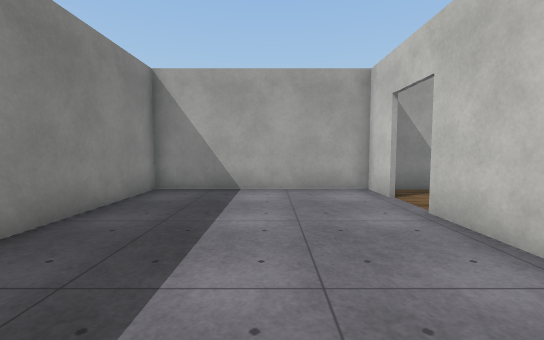
view 1 (above)

16 first-person views from a walk through a 3-D level made in the Unity game engine. The camera is 1.3 m above the floor, tilts 4° down and sees 90° across. Doors are open. The floor is counted in squares, 1 m on a side. Each view is taken from the middle of a square. On the plan, view 1 faces up. The plan holds only what a view shows up to about 13 squares ahead; the rest is blank. The place goes on beyond the plan. The player character is not drawn. Surface patterns are stand-ins for the level's own textures.

view 2
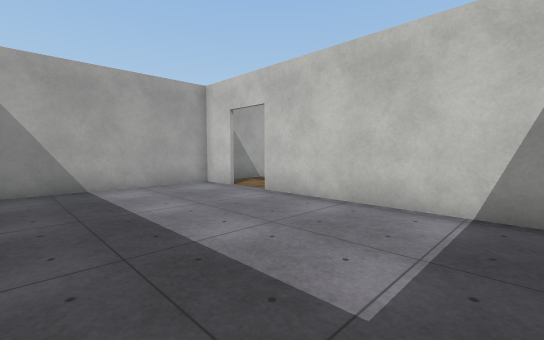

view 3
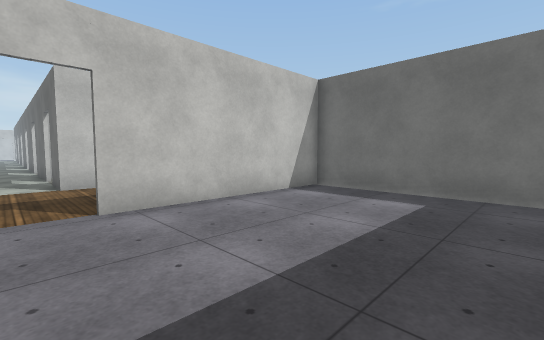

view 4
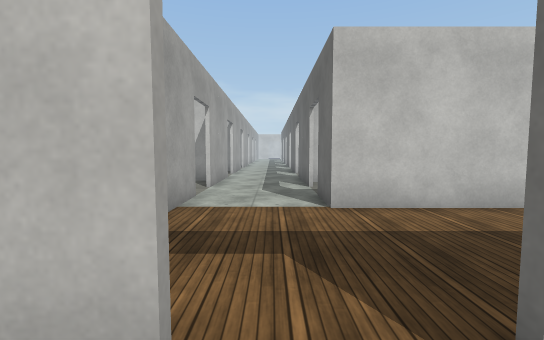

view 5
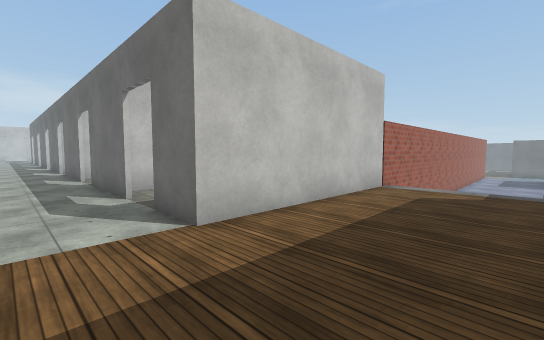

view 6
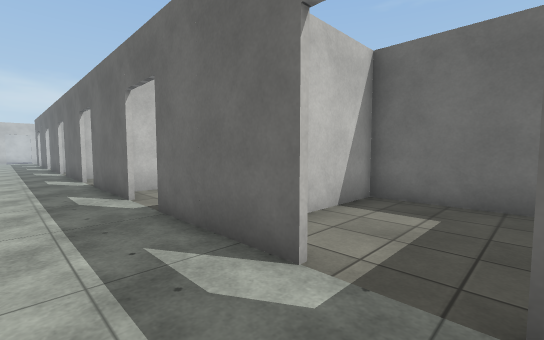

view 7
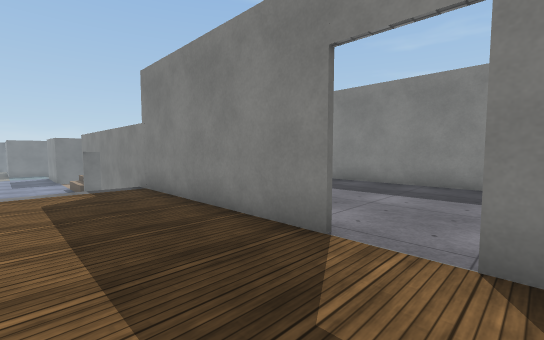

view 8
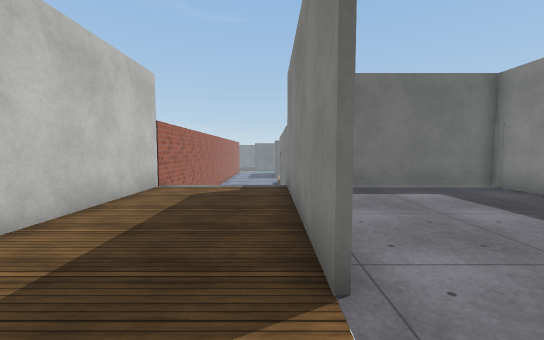

view 9
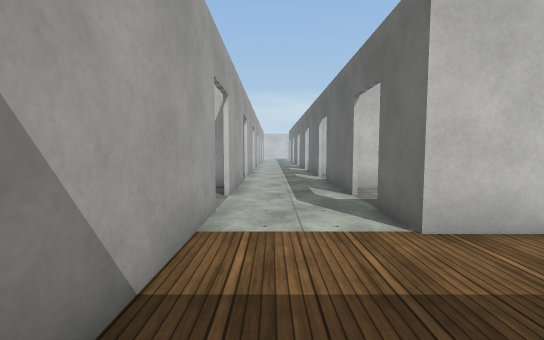

view 10
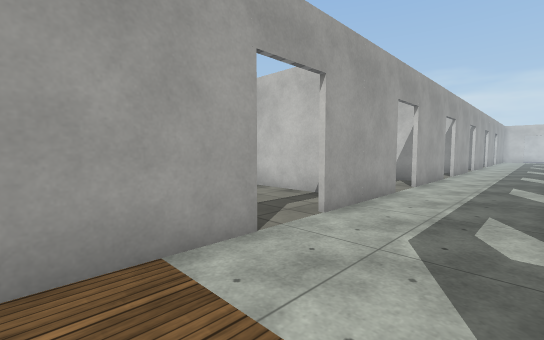

view 11
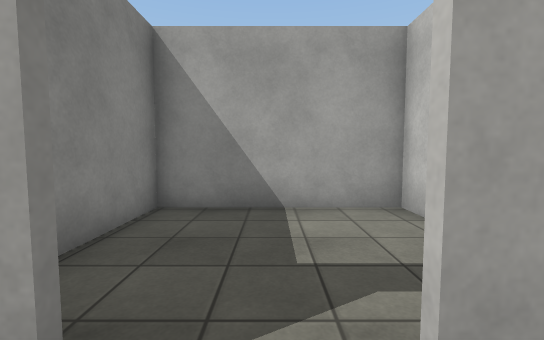

view 12
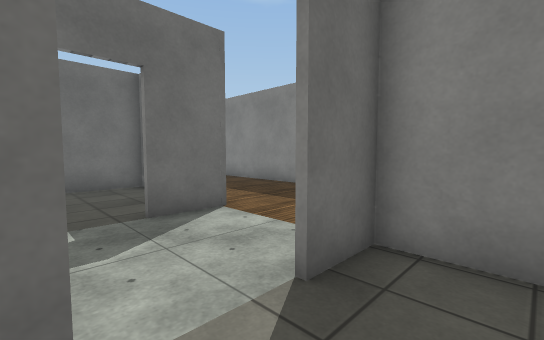

view 13
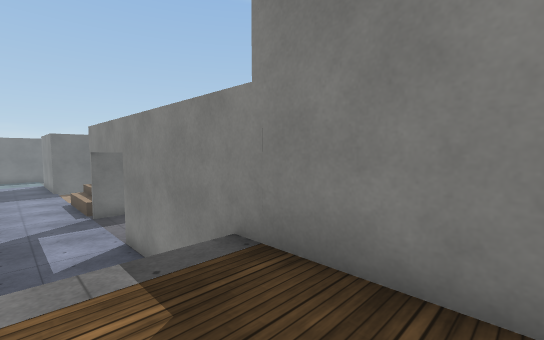

view 14
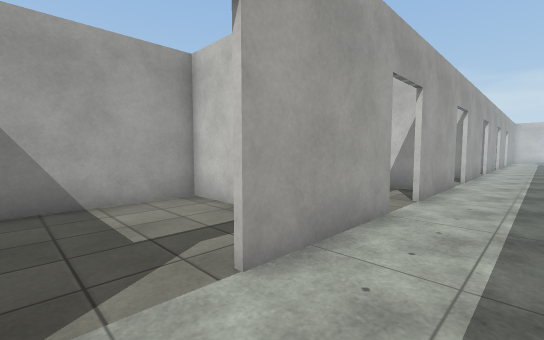

view 15
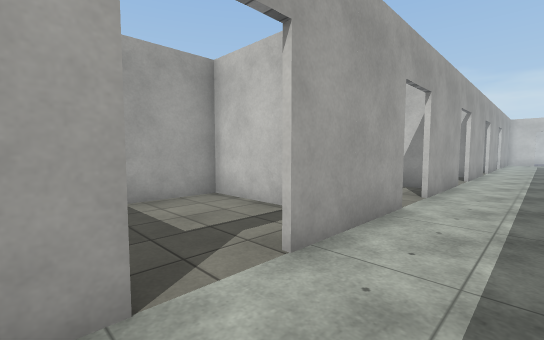

view 16
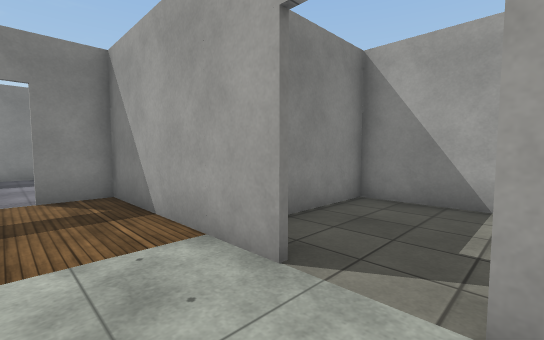

### Floor plan
Key: @ floor where view 1 was taken; # wall or solid block; . floor; D open door; v drop or lower ground.
Columns run from 4 left of view 1 to 26 right of it. Each row starts with its distance up from view 1.
 14             #######  ####
 13             #.....#  ...#
 12             #.....# ....#
 11             #.....# ....#     #
 10             #.....# ....#  ...#
  9 ##############DD####DD####DD###
  8 #......#.......................
  7 #......D.......................
  6 #......D.....#DDD###DD####DD###
  5 #......#....##....#  ..#    .#
  4 #......#....#.....#    #
  3 #......#....#.....#
  2 #......#....#.....#
  1 #......#....#.....#
  0 #...@..#....#######
 -1 #......#....#
 -2 ########....#
 -3        #    #
 -4        v    v
 -5        v    v
 -6        vvvv v

Where each view was taken, in squares from view 1:
view 1: 0 up, 0 right, facing up
view 2: 1 down, 3 left, facing up-right
view 3: 7 up, 3 left, facing down-right
view 4: 7 up, 2 right, facing right
view 5: 8 up, 4 right, facing down-right
view 6: 8 up, 10 right, facing down-right
view 7: 8 up, 7 right, facing down-left
view 8: 8 up, 4 right, facing down
view 9: 8 up, 4 right, facing right
view 10: 6 up, 7 right, facing up-right
view 11: 8 up, 11 right, facing up
view 12: 11 up, 12 right, facing down-left
view 13: 1 up, 6 right, facing down-left
view 14: 7 up, 10 right, facing up-right
view 15: 7 up, 15 right, facing up-right
view 16: 7 up, 12 right, facing up-left
